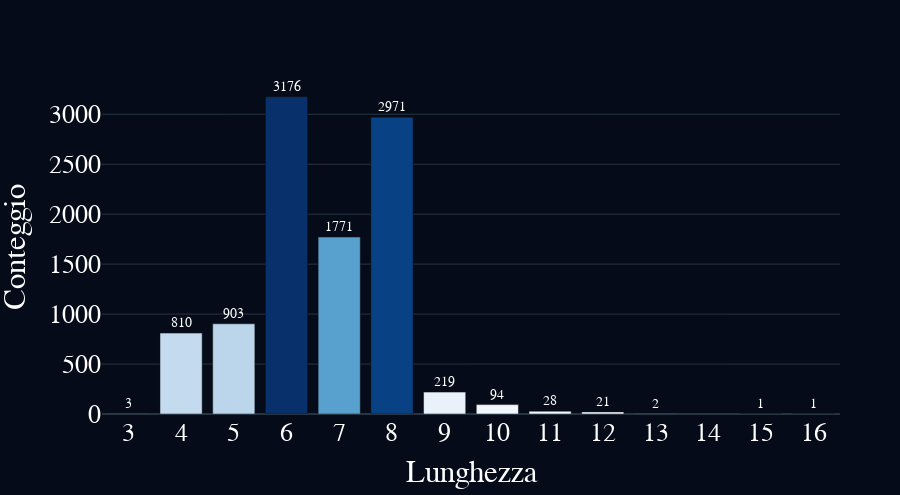

Notebook code for this chart:
### Markdown cell above
### Distribuzione delle lunghezze delle password più comuni

Il grafico mostra la distribuzione delle password in base alla loro lunghezza, con lo scopo di identificare  le lunghezze più comuni tra le password più diffuse. I dati vengono aggregati per lunghezza e visualizzati sotto forma di grafico a barre, con:
- l’asse X che rappresenta il numero di caratteri delle password;
- l’asse Y che indica il numero di occorrenze per ciascuna lunghezza.

Ogni barra è colorata in base alla sua altezza (valore assoluto) utilizzando una scala cromatica, mentre sopra ciascuna barra è visualizzato il valore esatto.

### Code cell
# calcolo della frequenza delle password in base alla loro lunghezza 
length_counts = df["length"].value_counts().sort_index()
# grafico a barre
fig1 = px.bar(
    x=length_counts.index,
    y=length_counts.values,
    labels={"x": "Lunghezza", "y": "Conteggio"},
    text=length_counts.values,       # etichette sopra le barre
    color=length_counts.values,        # colora in base all’altezza
    color_continuous_scale="Blues"   # gradiente di blu
)
# stile delle etichette sopra le barre
fig1.update_traces(
    textposition="outside",   # testo sopra
    textfont=dict(size=14),                
    cliponaxis=False         # evita il taglio delle etichette
)
fig1.update_layout(
    template="plotly_dark",                  
    height=495,                             
    plot_bgcolor="#050b18",                  
    paper_bgcolor="#050b18",              
    font=dict(color="white", family="Segoe UI", size=26),  
    coloraxis_showscale=False,             
    margin=dict(l=60, r=60, t=80, b=60),   
    xaxis=dict(
        tickmode='linear',                  
        dtick=1                            
    )
)
fig1.show()

### Figure 1 — Plotly figure (JSON) as saved in the notebook; plotly's stock layout.template omitted (floating-point values rounded to 4 significant figures)
{"data": [{"cliponaxis": false, "hovertemplate": "Lunghezza=%{x}<br>Conteggio=%{y}<br>text=%{text}<br>color=%{marker.color}<extra></extra>", "legendgroup": "", "marker": {"color": [3, 810, 903, 3176, 1771, 2971, 219, 94, 28, 21, 2, 1, 1], "coloraxis": "coloraxis", "pattern": {"shape": ""}}, "name": "", "orientation": "v", "showlegend": false, "text": [3.0, 810.0, 903.0, 3176.0, 1771.0, 2971.0, 219.0, 94.0, 28.0, 21.0, 2.0, 1.0, 1.0], "textfont": {"size": 14}, "textposition": "outside", "type": "bar", "x": [3, 4, 5, 6, 7, 8, 9, 10, 11, 12, 13, 15, 16], "xaxis": "x", "y": [3, 810, 903, 3176, 1771, 2971, 219, 94, 28, 21, 2, 1, 1], "yaxis": "y"}], "layout": {"barmode": "relative", "coloraxis": {"colorbar": {"title": {"text": "color"}}, "colorscale": [[0, "rgb(247,251,255)"], [0.125, "rgb(222,235,247)"], [0.25, "rgb(198,219,239)"], [0.375, "rgb(158,202,225)"], [0.5, "rgb(107,174,214)"], [0.625, "rgb(66,146,198)"], [0.75, "rgb(33,113,181)"], [0.875, "rgb(8,81,156)"], [1, "rgb(8,48,107)"]], "showscale": false}, "font": {"color": "white", "family": "Segoe UI", "size": 26}, "height": 495, "legend": {"tracegroupgap": 0}, "margin": {"b": 60, "l": 60, "r": 60, "t": 80}, "paper_bgcolor": "#050b18", "plot_bgcolor": "#050b18", "xaxis": {"anchor": "y", "domain": [0, 1], "dtick": 1, "tickmode": "linear", "title": {"text": "Lunghezza"}}, "yaxis": {"anchor": "x", "domain": [0, 1], "title": {"text": "Conteggio"}}}}
